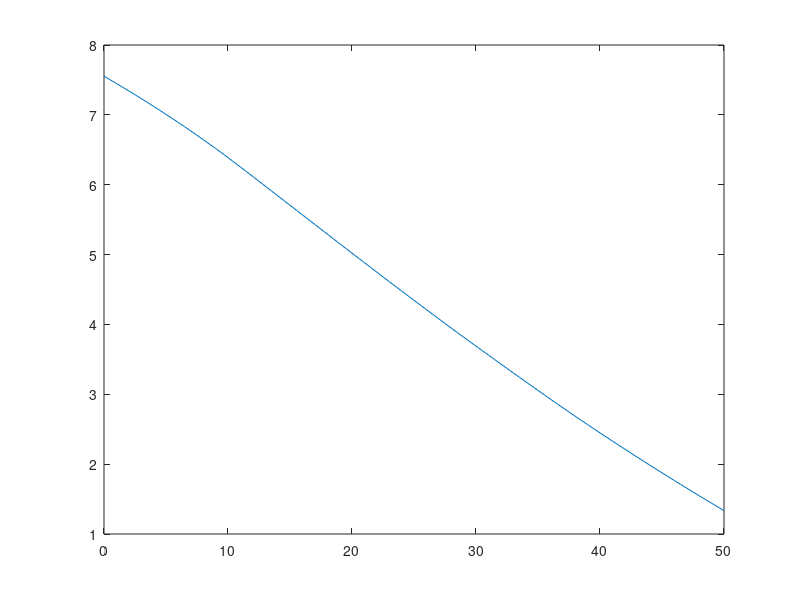

Here is the MATLAB script that generated this plot:
T=[15.00 8.50 2.00 -4.49 -10.98 -17.47 -23.96 -30.45 -36.94 -43.42 -49.90 -56.50 -56.50 -51.60 -46.64 -22.80 -2.5];
R=[12.25 11.12 10.07 9.09 8.19 7.36 6.60 5.90 5.25 4.67 4.13 1.94 0.88 0.4 0.18 0.04 0.01];
P=[10.13 8.988 7.950 7.012 6.166 5.405 4.722 4.11 3.56 3.08 2.65 1.21 0.55 0.25 0.12 0.028 0.008];

T=T+273;

y=T.*R.*P*1000;

x=[0 1 2 3 4 5 6 7 8 9 10 15 20 25 30 40 50];

y=log10(y);

xi=0:0.5:50;
yi=pchip(x,y,xi);

plot(xi,yi)